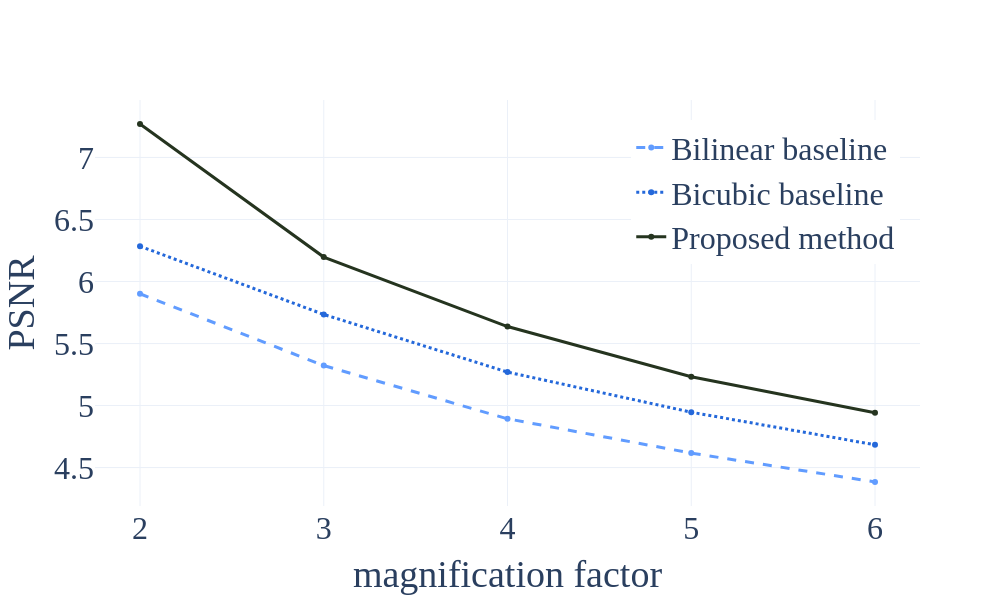

Notebook code for this chart:
### Code cell
visualise_results(bilinear_psnr.detach().cpu().numpy(), 
                  bicubic_psnr.detach().cpu().numpy(), 
                  tuned_proposed_psnr, 
                  n_scenes = 400, 
                  domain_name = "East Antarctica")

### Figure 1 — Plotly figure (JSON) as saved in the notebook; plotly's stock layout.template omitted (floating-point values rounded to 4 significant figures)
{"data": [{"line": {"color": "#619cff", "dash": "dash", "width": 3}, "mode": "lines+markers", "name": "Bilinear baseline", "type": "scatter", "x": [2, 3, 4, 5, 6], "y": [5.901, 5.322, 4.893, 4.617, 4.384]}, {"line": {"color": "#2468da", "dash": "dot", "width": 3}, "mode": "lines+markers", "name": "Bicubic baseline", "type": "scatter", "x": [2, 3, 4, 5, 6], "y": [6.284, 5.734, 5.27, 4.946, 4.684]}, {"line": {"color": "#25341f", "width": 3}, "mode": "lines+markers", "name": "Proposed method", "type": "scatter", "x": [2, 3, 4, 5, 6], "y": [7.27, 6.197, 5.637, 5.232, 4.942]}], "layout": {"font": {"family": "Times New Roman", "size": 32}, "height": 600, "legend": {"x": 0.65, "y": 0.95}, "width": 1000, "xaxis": {"tickmode": "array", "ticktext": [2, 3, 4, 5, 6], "tickvals": [2, 3, 4, 5, 6], "title": {"text": "magnification factor"}}, "yaxis": {"title": {"text": "PSNR"}}}}
